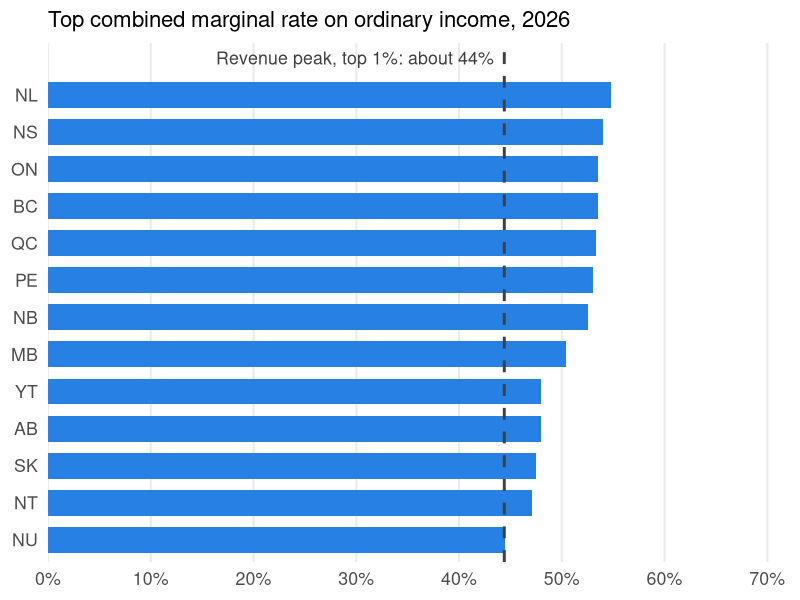

Reproduce this figure in R.
## ---- chunk 1
library(tidyverse)
library(scales)

toprates <- read_csv("toprates2026.csv", show_col_types = FALSE)

ggplot(toprates, aes(x = rate, y = fct_reorder(jurisdiction, rate))) +
  geom_col(fill = "#2780e3", width = 0.7) +
  geom_vline(xintercept = 44.4, colour = "grey25", linetype = "dashed", linewidth = 1) +
  annotate("text", x = 43.4, y = 14, hjust = 1, size = 4.5, colour = "grey25",
           label = "Revenue peak, top 1%: about 44%") +
  scale_x_continuous(limits = c(0, 70), breaks = seq(0, 70, 10),
                     labels = label_percent(scale = 1),
                     expand = expansion(mult = c(0, 0.03))) +
  scale_y_discrete(expand = expansion(add = c(0.6, 1.4))) +
  labs(
    x = NULL,
    y = NULL,
    subtitle = "Top combined marginal rate on ordinary income, 2026"
  ) +
  theme_minimal(base_size = 16) +
  theme(
    legend.position = "none",
    panel.grid.major.y = element_blank(),
    panel.grid.minor = element_blank()
  )
